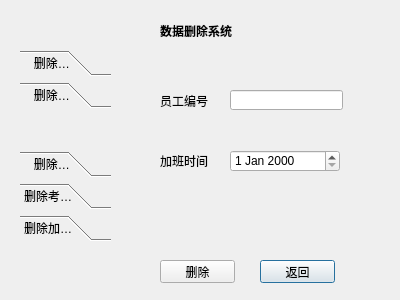
<?xml version="1.0" encoding="UTF-8"?>
<ui version="4.0">
 <class>Qtdelete</class>
 <widget class="QDialog" name="Qtdelete">
  <property name="geometry">
   <rect>
    <x>0</x>
    <y>0</y>
    <width>400</width>
    <height>300</height>
   </rect>
  </property>
  <property name="windowTitle">
   <string>删除</string>
  </property>
  <widget class="QLabel" name="label">
   <property name="geometry">
    <rect>
     <x>160</x>
     <y>20</y>
     <width>81</width>
     <height>21</height>
    </rect>
   </property>
   <property name="font">
    <font>
     <family>Arial</family>
     <weight>75</weight>
     <bold>true</bold>
    </font>
   </property>
   <property name="text">
    <string>数据删除系统</string>
   </property>
  </widget>
  <widget class="QToolBox" name="toolBox">
   <property name="geometry">
    <rect>
     <x>20</x>
     <y>50</y>
     <width>91</width>
     <height>191</height>
    </rect>
   </property>
   <property name="currentIndex">
    <number>1</number>
   </property>
   <widget class="QWidget" name="page">
    <property name="geometry">
     <rect>
      <x>0</x>
      <y>0</y>
      <width>91</width>
      <height>61</height>
     </rect>
    </property>
    <attribute name="label">
     <string>   删除部门</string>
    </attribute>
   </widget>
   <widget class="QWidget" name="page_2">
    <property name="geometry">
     <rect>
      <x>0</x>
      <y>0</y>
      <width>91</width>
      <height>61</height>
     </rect>
    </property>
    <attribute name="label">
     <string>   删除工种</string>
    </attribute>
   </widget>
   <widget class="QWidget" name="page_3">
    <property name="geometry">
     <rect>
      <x>0</x>
      <y>0</y>
      <width>91</width>
      <height>61</height>
     </rect>
    </property>
    <attribute name="label">
     <string>   删除员工</string>
    </attribute>
   </widget>
   <widget class="QWidget" name="page_4">
    <property name="geometry">
     <rect>
      <x>0</x>
      <y>0</y>
      <width>91</width>
      <height>61</height>
     </rect>
    </property>
    <attribute name="label">
     <string>删除考勤信息</string>
    </attribute>
   </widget>
   <widget class="QWidget" name="page_5">
    <property name="geometry">
     <rect>
      <x>0</x>
      <y>0</y>
      <width>91</width>
      <height>61</height>
     </rect>
    </property>
    <attribute name="label">
     <string>删除加班信息</string>
    </attribute>
   </widget>
  </widget>
  <widget class="QStackedWidget" name="stackedWidget">
   <property name="geometry">
    <rect>
     <x>140</x>
     <y>50</y>
     <width>221</width>
     <height>191</height>
    </rect>
   </property>
   <property name="currentIndex">
    <number>4</number>
   </property>
   <widget class="QWidget" name="page_6">
    <widget class="QLabel" name="label_2">
     <property name="geometry">
      <rect>
       <x>20</x>
       <y>70</y>
       <width>54</width>
       <height>21</height>
      </rect>
     </property>
     <property name="text">
      <string>部门编号</string>
     </property>
    </widget>
    <widget class="QLineEdit" name="lineEdit">
     <property name="geometry">
      <rect>
       <x>80</x>
       <y>70</y>
       <width>113</width>
       <height>20</height>
      </rect>
     </property>
    </widget>
   </widget>
   <widget class="QWidget" name="page_7">
    <widget class="QLabel" name="label_3">
     <property name="geometry">
      <rect>
       <x>20</x>
       <y>70</y>
       <width>54</width>
       <height>21</height>
      </rect>
     </property>
     <property name="text">
      <string>工种编号</string>
     </property>
    </widget>
    <widget class="QLineEdit" name="lineEdit_2">
     <property name="geometry">
      <rect>
       <x>80</x>
       <y>70</y>
       <width>113</width>
       <height>20</height>
      </rect>
     </property>
    </widget>
   </widget>
   <widget class="QWidget" name="page_8">
    <widget class="QLabel" name="label_4">
     <property name="geometry">
      <rect>
       <x>20</x>
       <y>70</y>
       <width>54</width>
       <height>21</height>
      </rect>
     </property>
     <property name="text">
      <string>员工编号</string>
     </property>
    </widget>
    <widget class="QLineEdit" name="lineEdit_3">
     <property name="geometry">
      <rect>
       <x>80</x>
       <y>70</y>
       <width>113</width>
       <height>20</height>
      </rect>
     </property>
    </widget>
   </widget>
   <widget class="QWidget" name="page_9">
    <widget class="QLabel" name="label_5">
     <property name="geometry">
      <rect>
       <x>20</x>
       <y>40</y>
       <width>54</width>
       <height>21</height>
      </rect>
     </property>
     <property name="text">
      <string>员工编号</string>
     </property>
    </widget>
    <widget class="QLabel" name="label_7">
     <property name="geometry">
      <rect>
       <x>20</x>
       <y>100</y>
       <width>54</width>
       <height>21</height>
      </rect>
     </property>
     <property name="text">
      <string>考勤时间</string>
     </property>
    </widget>
    <widget class="QLineEdit" name="lineEdit_4">
     <property name="geometry">
      <rect>
       <x>90</x>
       <y>40</y>
       <width>113</width>
       <height>20</height>
      </rect>
     </property>
    </widget>
    <widget class="QDateEdit" name="dateEdit">
     <property name="geometry">
      <rect>
       <x>90</x>
       <y>100</y>
       <width>110</width>
       <height>22</height>
      </rect>
     </property>
    </widget>
   </widget>
   <widget class="QWidget" name="page_10">
    <widget class="QLabel" name="label_6">
     <property name="geometry">
      <rect>
       <x>20</x>
       <y>40</y>
       <width>54</width>
       <height>21</height>
      </rect>
     </property>
     <property name="text">
      <string>员工编号</string>
     </property>
    </widget>
    <widget class="QLabel" name="label_8">
     <property name="geometry">
      <rect>
       <x>20</x>
       <y>100</y>
       <width>54</width>
       <height>21</height>
      </rect>
     </property>
     <property name="text">
      <string>加班时间</string>
     </property>
    </widget>
    <widget class="QLineEdit" name="lineEdit_6">
     <property name="geometry">
      <rect>
       <x>90</x>
       <y>40</y>
       <width>113</width>
       <height>20</height>
      </rect>
     </property>
    </widget>
    <widget class="QDateEdit" name="dateEdit_2">
     <property name="geometry">
      <rect>
       <x>90</x>
       <y>100</y>
       <width>110</width>
       <height>22</height>
      </rect>
     </property>
    </widget>
   </widget>
  </widget>
  <widget class="QPushButton" name="pushButton">
   <property name="geometry">
    <rect>
     <x>260</x>
     <y>260</y>
     <width>75</width>
     <height>23</height>
    </rect>
   </property>
   <property name="text">
    <string>返回</string>
   </property>
  </widget>
  <widget class="QPushButton" name="pushButton_2">
   <property name="geometry">
    <rect>
     <x>160</x>
     <y>260</y>
     <width>75</width>
     <height>23</height>
    </rect>
   </property>
   <property name="text">
    <string>删除</string>
   </property>
  </widget>
 </widget>
 <resources/>
 <connections/>
</ui>
